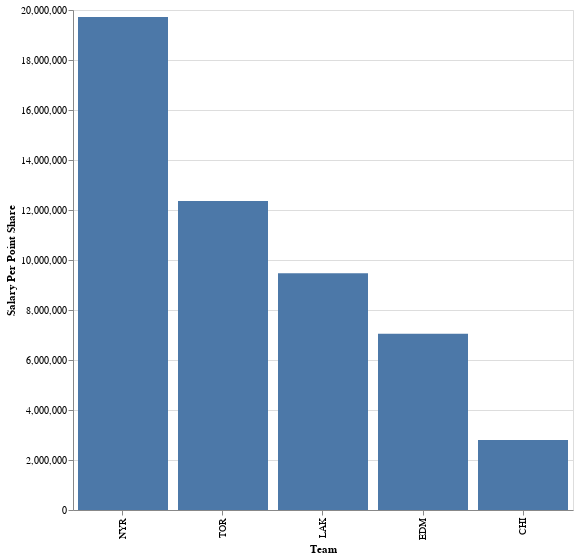

Here is the notebook cell this chart was saved with:
### Code cell
#hide_input

alt.Chart(BaseStatsSalary_aggregated).mark_bar().encode(
    x=alt.X('Tm_x', sort=alt.EncodingSortField(field="Salary Per Point Share", order='descending') , axis=alt.Axis(title='Team')),
    y=alt.Y('Salary Per Point Share')
).properties(
    width=500,
    height=500
)

### Figure 1 — Vega-Lite specification as saved in the notebook (floating-point values rounded to 4 significant figures)
{"config": {"view": {"continuousWidth": 400, "continuousHeight": 300}}, "data": {"name": "data-0459ac2ac2469e1211067fc1c9cf1eee"}, "mark": "bar", "encoding": {"x": {"type": "nominal", "axis": {"title": "Team"}, "field": "Tm_x", "sort": {"field": "Salary Per Point Share", "order": "descending"}}, "y": {"type": "quantitative", "field": "Salary Per Point Share"}}, "height": 500, "width": 500, "$schema": "https://vega.github.io/schema/vega-lite/v4.8.1.json", "datasets": {"data-0459ac2ac2469e1211067fc1c9cf1eee": [{"Tm_x": "CHI", "Salary": 7000000.0, "Salary Per Point Share": 2800000.0, "G": 7, "A": 15}, {"Tm_x": "EDM", "Salary": 23000000.0, "Salary Per Point Share": 7055000.0, "G": 17, "A": 39}, {"Tm_x": "LAK", "Salary": 18000000.0, "Salary Per Point Share": 9474000.0, "G": 8, "A": 22}, {"Tm_x": "NYR", "Salary": 23000000.0, "Salary Per Point Share": 19720000.0, "G": 5, "A": 13}, {"Tm_x": "TOR", "Salary": 27900000.0, "Salary Per Point Share": 12360000.0, "G": 18, "A": 17}]}}
